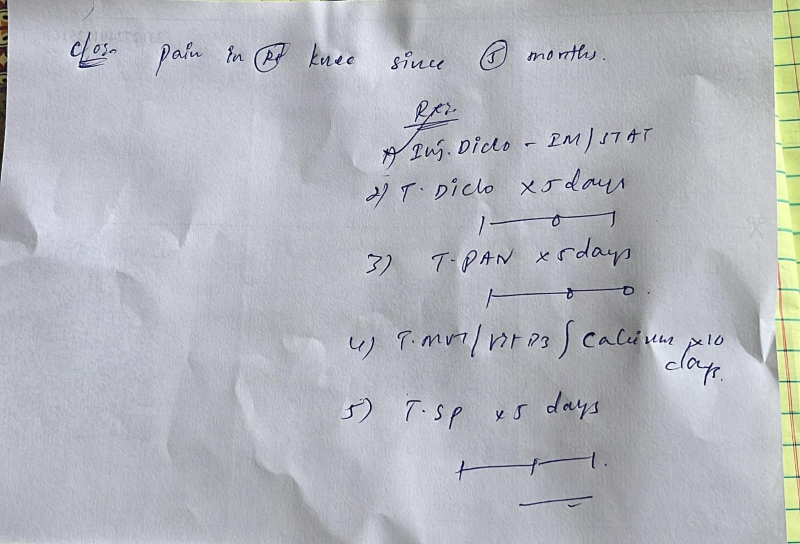
#> input picture MEDMATE/1.jpeg, 1600 x 1088 px (shown at 1/2 size)
$ python -i image_preprocessor.py   (imports and definitions only)
#> lines starting #> are read from the running program, lines starting #| are printed output that depends on the picture; after the words box and inside, x2 and y2 are one past the last pixel; in counts of white or black regions, pixels touching at a corner belong together
"""
utils/image_preprocessor.py
"""

import logging

import cv2
from PIL import Image

logger = logging.getLogger(__name__)

MIN_DIMENSION  = 1000
DESKEW_MIN     = 0.5
DESKEW_MAX     = 45.0
DENOISE_H      = 10
CLAHE_CLIP     = 2.0
CLAHE_GRID     = (8, 8)
SHARPEN_ALPHA  = 1.8
SHARPEN_BETA   = -(SHARPEN_ALPHA - 1)   # derived — stays consistent if ALPHA changes


def preprocess(image_path: str) -> Image.Image:
#> called with image_path = '../../../1.jpeg'
    img = cv2.imread(image_path)
#> img is the input picture: shape (1088, 1600, 3); mean B, G, R 188.7, 182.3, 180.9
    if img is None:
        raise FileNotFoundError(f"Cannot load image: {image_path}")

    # 1. Upscale
    h, w = img.shape[:2]
#> h = 1088; w = 1600
    if max(w, h) < MIN_DIMENSION:
        scale = MIN_DIMENSION / max(w, h)
        img   = cv2.resize(
            img,
            (int(w * scale), int(h * scale)),
            interpolation=cv2.INTER_CUBIC,
        )
        logger.debug("Upscaled → %dx%d", img.shape[1], img.shape[0])

    # 2. Deskew
    h, w     = img.shape[:2]
    ar        = h / w
#> ar = 0.68
    gray_full = cv2.cvtColor(img, cv2.COLOR_BGR2GRAY)
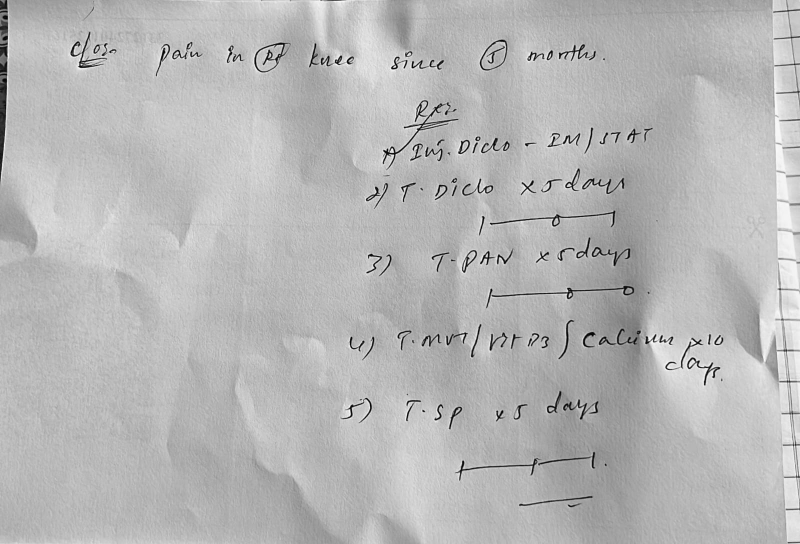
#> gray_full: shape (1088, 1600) (shown at 1/2 size); min 0, max 255, mean 182.5
    thresh    = cv2.threshold(
        gray_full, 0, 255, cv2.THRESH_BINARY_INV + cv2.THRESH_OTSU
    )[1]
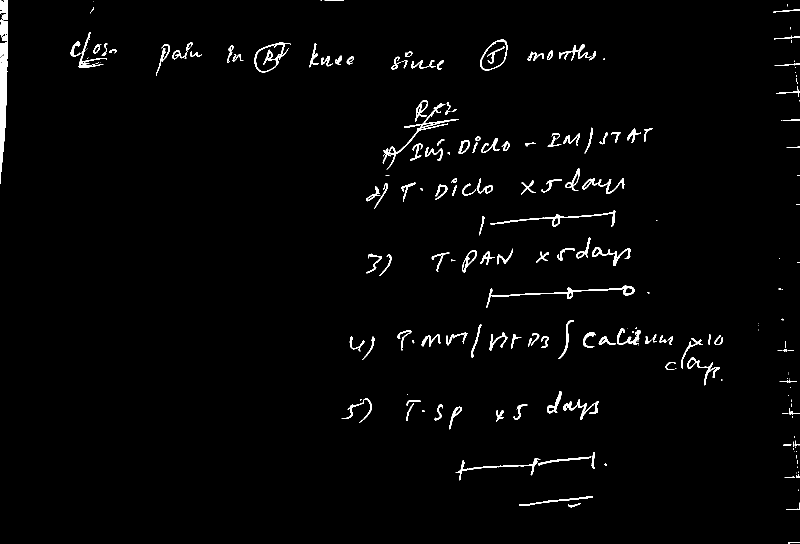
#> thresh: shape (1088, 1600) (shown at 1/2 size); 1.8% white; 214 white regions (80 under 20 px), largest, box (x1, y1, x2, y2) and area: (0, 39, 16, 368) 3412, (765, 207, 917, 340) 1264, (983, 571, 1269, 598) 1085
    coords = cv2.findNonZero(thresh)
#> coords = contour of 31593 points, box (x1, y1, x2, y2) (0, 0, 1600, 1087), area 183910
    if coords is not None and not (0.9 <= ar <= 1.1):
        angle = cv2.minAreaRect(coords)[-1]
#> angle = -89.48
        if angle < -45:
            angle += 90
#> angle = 0.517
        if DESKEW_MIN < abs(angle) <= DESKEW_MAX:
            cx = w // 2
#> cx = 800
            cy = h // 2
#> cy = 544
            M  = cv2.getRotationMatrix2D((cx, cy), angle, 1.0)
#> M = [[1, 0.00902, -4.87], [-0.00902, 1, 7.24]]
            img = cv2.warpAffine(
                img, M, (w, h),
                flags=cv2.INTER_CUBIC,
                borderMode=cv2.BORDER_REPLICATE,
            )
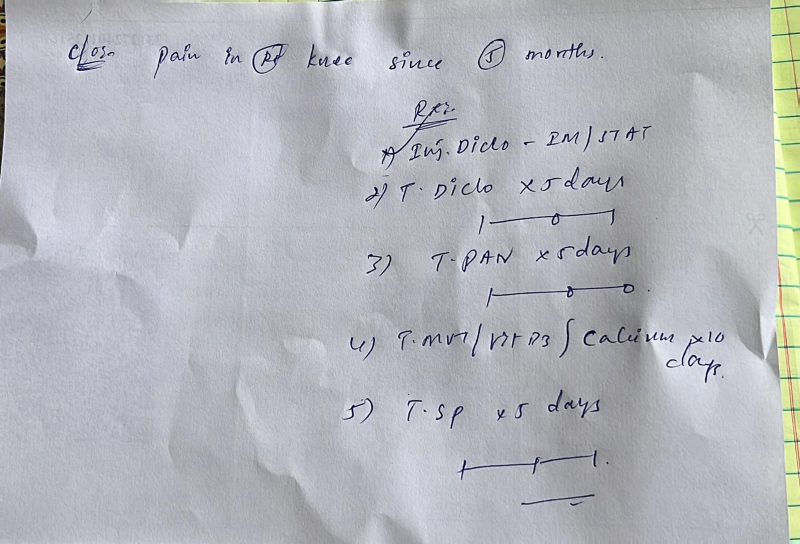
#> img: shape (1088, 1600, 3) (shown at 1/2 size); mean B, G, R 188.8, 182.4, 180.9
            logger.debug("Deskewed %.1f°", angle)

    # 3. Denoise
    gray     = cv2.cvtColor(img, cv2.COLOR_BGR2GRAY)
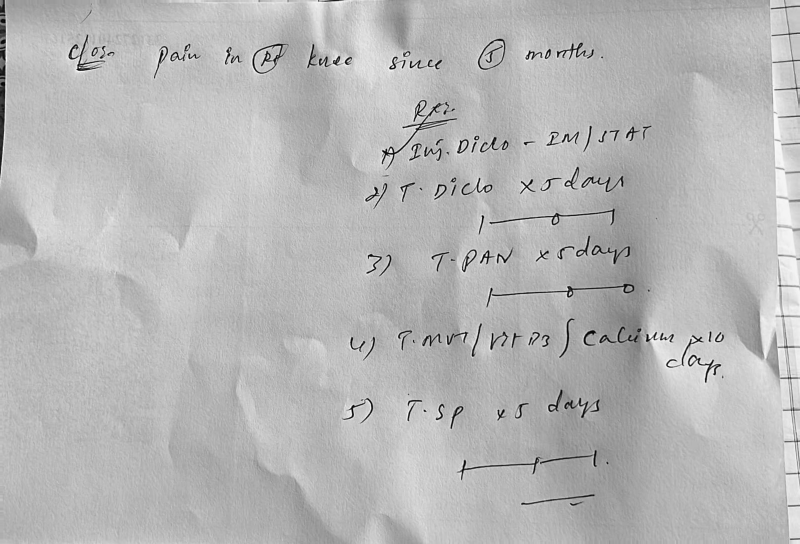
#> gray: shape (1088, 1600) (shown at 1/2 size); min 0, max 255, mean 182.6
    denoised = cv2.fastNlMeansDenoising(gray, h=DENOISE_H)

    # 4. CLAHE
    clahe    = cv2.createCLAHE(clipLimit=CLAHE_CLIP, tileGridSize=CLAHE_GRID)
    enhanced = clahe.apply(denoised)
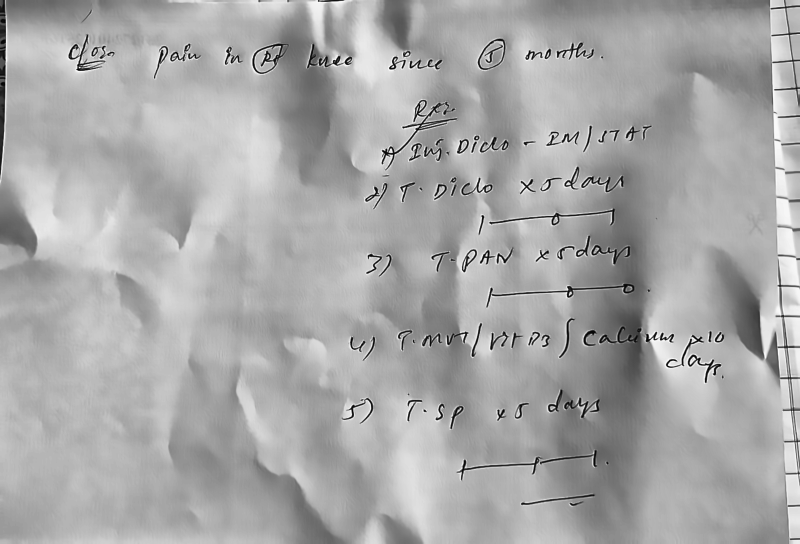
#> enhanced: shape (1088, 1600) (shown at 1/2 size); min 0, max 255, mean 167.9

    # 5. Sharpen
    blurred = cv2.GaussianBlur(enhanced, (5, 5), sigmaX=2)
    sharp   = cv2.addWeighted(enhanced, SHARPEN_ALPHA, blurred, SHARPEN_BETA, 0)

    rgb = cv2.cvtColor(sharp, cv2.COLOR_GRAY2RGB)
    logger.info("Preprocessed → %dx%d RGB", rgb.shape[1], rgb.shape[0])
    return Image.fromarray(rgb)

>>> result = preprocess('../../../1.jpeg')

$ run again, on MEDMATE/2.jpg
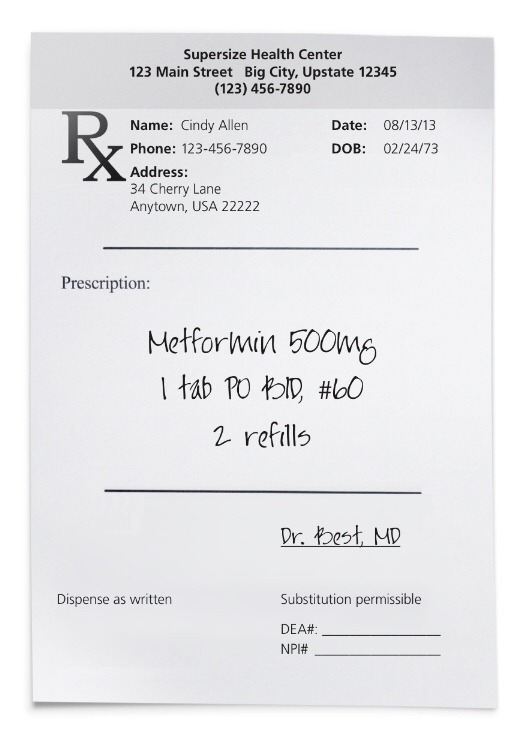
#> input picture MEDMATE/2.jpg, 517 x 733 px
#> in preprocess, img is the input picture: shape (733, 517, 3); mean B, G, R 233.4, 231.3, 231.2
#> img: shape (1000, 705, 3)
#> in preprocess, `thresh    = cv2.threshold( gray_full, 0, 255, cv2.THRESH_BINARY_INV + ..`:
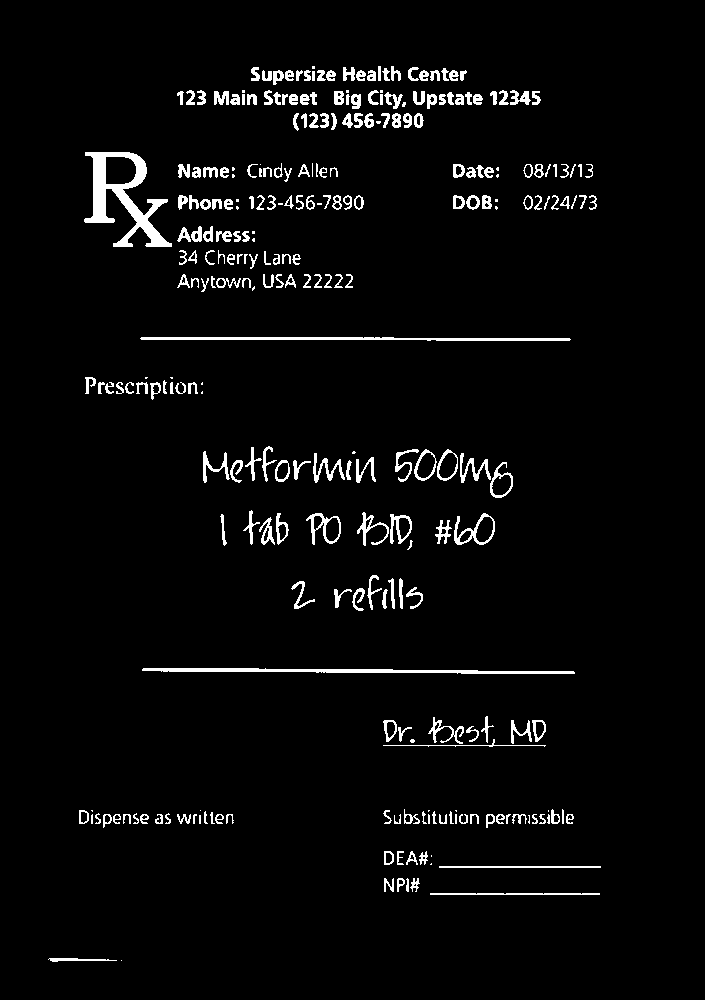
#> thresh: shape (1000, 705); 3.6% white; 285 white regions (39 under 20 px), largest, box (x1, y1, x2, y2) and area: (84, 152, 172, 247) 2863, (142, 668, 575, 674) 1485, (140, 337, 571, 341) 1247
#> coords = contour of 25546 points, box (x1, y1, x2, y2) (48, 66, 601, 962), area 124987
#> angle = -0.343
#> in preprocess, `blurred = cv2.GaussianBlur(enhanced, (5, 5), sigmaX=2)`:
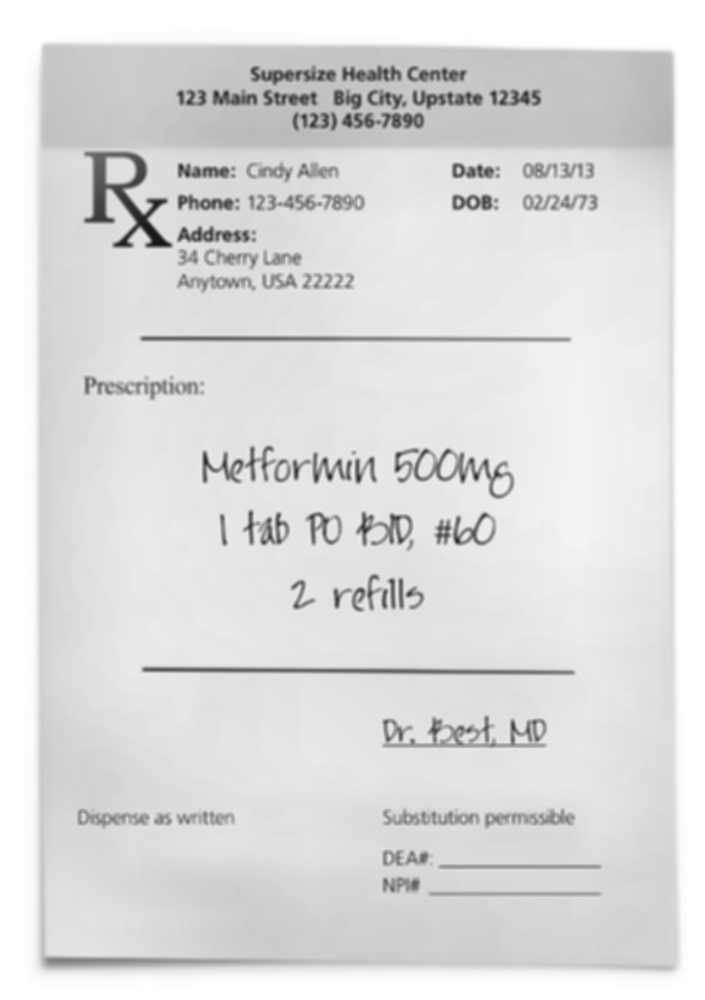
#> blurred: shape (1000, 705); min 19, max 255, mean 221

$ run again, on MEDMATE/9.jpg
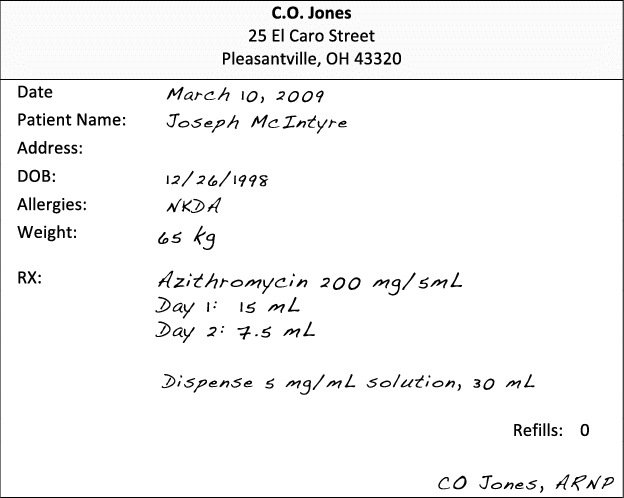
#> input picture MEDMATE/9.jpg, 624 x 498 px
#> in preprocess, img is the input picture: shape (498, 624, 3); min 0, max 255, mean 245.4
#> img: shape (798, 1000, 3)
#> in preprocess, `thresh    = cv2.threshold( gray_full, 0, 255, cv2.THRESH_BINARY_INV + ..`:
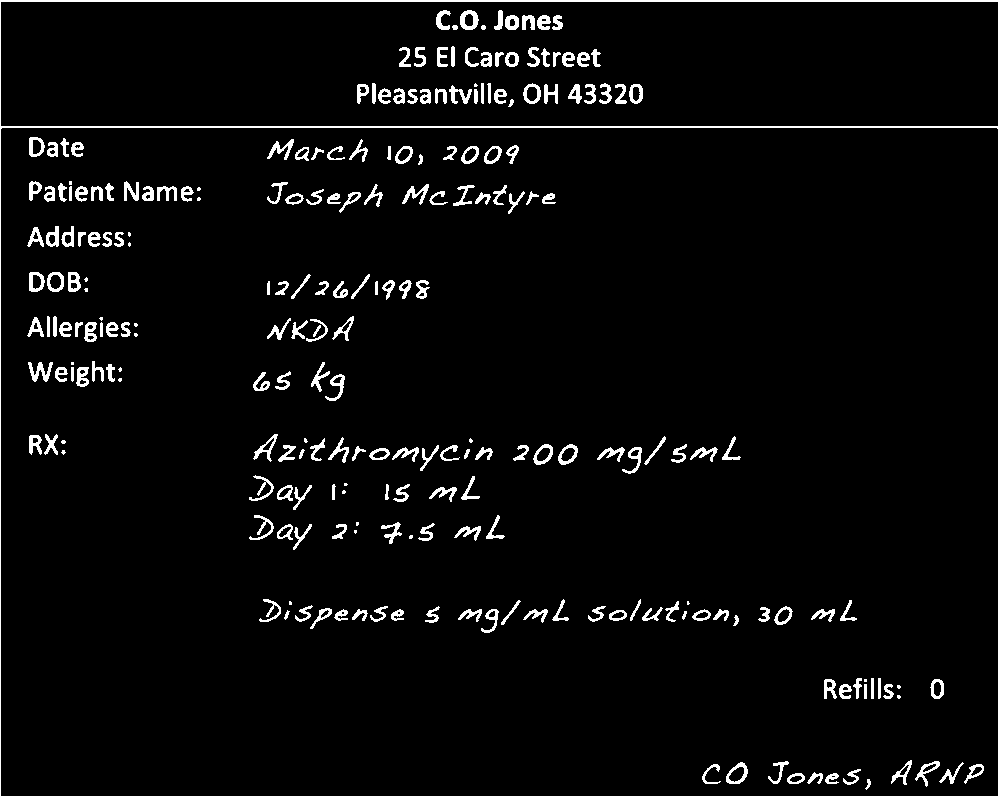
#> thresh: shape (798, 1000); 4.2% white; 243 white regions (28 under 20 px), largest, box (x1, y1, x2, y2) and area: (0, 0, 1000, 798) 8378, (28, 362, 53, 382) 238, (460, 10, 479, 30) 223
#> coords = contour of 33388 points, box (x1, y1, x2, y2) (0, 0, 1000, 798), area 0
#> in preprocess, `angle = cv2.minAreaRect(coords)[-1]`: angle = -90
#> in preprocess, `angle += 90`: angle = 0
#> in preprocess, `blurred = cv2.GaussianBlur(enhanced, (5, 5), sigmaX=2)`:
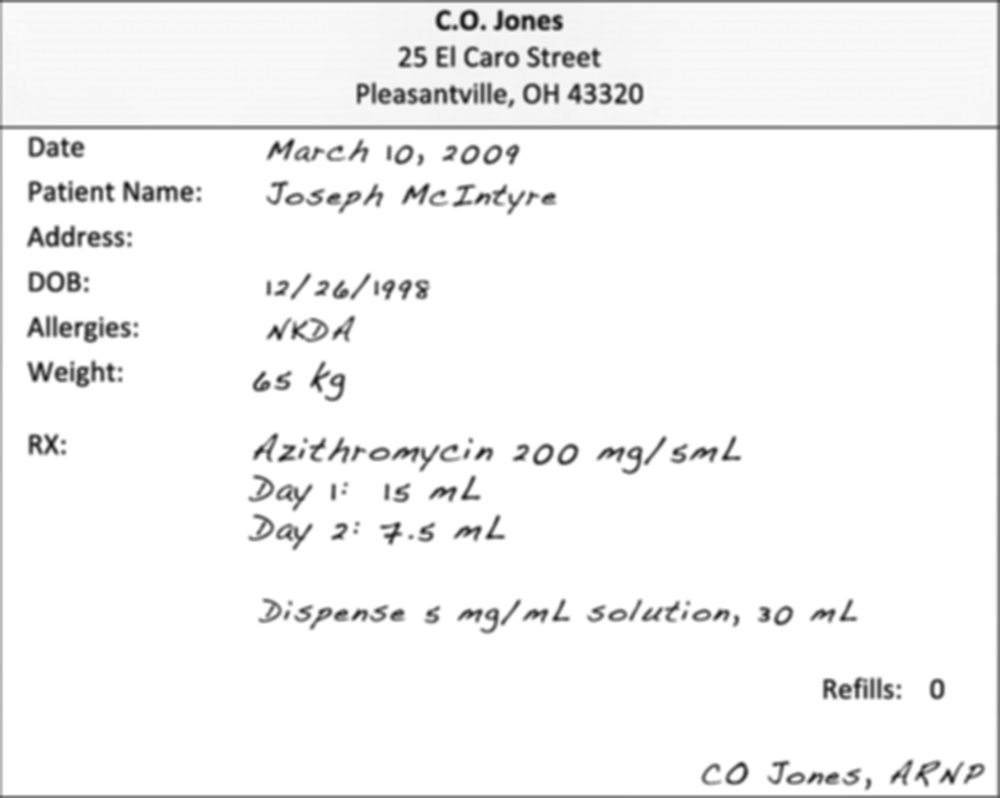
#> blurred: shape (798, 1000); min 23, max 255, mean 244.8
